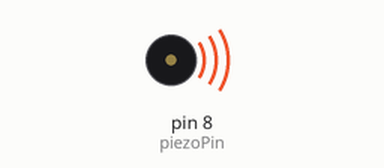
The sketch below on a simulated Arduino Uno, built with avr-gcc and run on an emulated ATmega328P. On the bench: buzzer (waves = sounding).

Above: at 0.05 s.
Timing chart, 0 to 3.2 s (numbered marks = the images above):
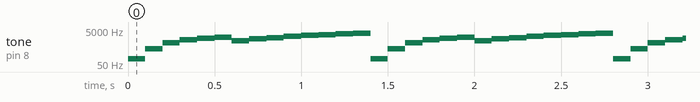

Measured:
- by itself, tone on pin 8 (piezoPin): repeats every 1.4 s: 400 Hz 0.10 s, 900 Hz 0.10 s, 1300 Hz 0.10 s, 1600 Hz 0.10 s, 1900 Hz 0.10 s, 1200 Hz 0.10 s, 1500 Hz 0.10 s, 1800 Hz 0.10 s, 2100 Hz 0.10 s, 2400 Hz 0.10 s, 2700 Hz 0.10 s, 3000 Hz 0.10 s, 3300 Hz 0.10 s, 100 Hz 0.10 s

The sketch:

sketch_nov01c.ino
```cpp
int piezoPin = 8;

void setup() {
  // put your setup code here, to run once:

}

void loop() {
  // put your main code here, to run repeatedly:
tone(piezoPin, 100, 100);
delay(100);
tone(piezoPin, 400, 100);
delay(100);
tone(piezoPin, 900, 100);
delay(100);
tone(piezoPin, 1300, 100);
delay(100);
tone(piezoPin, 1600, 100);
delay(100);
tone(piezoPin, 1900, 100);
delay(100);
tone(piezoPin, 1200, 100);
delay(100);
tone(piezoPin, 1500, 100);
delay(100);
tone(piezoPin, 1800, 100);
delay(100);
tone(piezoPin, 2100, 100);
delay(100);
tone(piezoPin, 2400, 100);
delay(100);
tone(piezoPin, 2700, 100);
delay(100);
tone(piezoPin, 3000, 100);
delay(100);
tone(piezoPin, 3300, 100);
delay(100);

}
```
